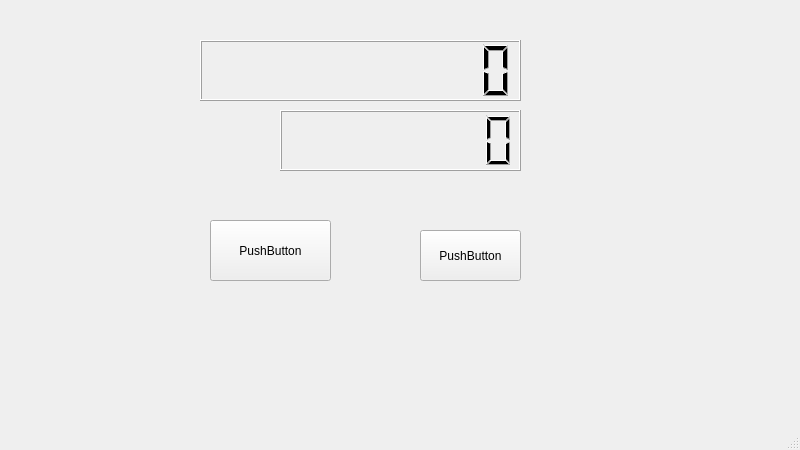
<?xml version="1.0" encoding="UTF-8"?>
<ui version="4.0">
 <class>time</class>
 <widget class="QMainWindow" name="time">
  <property name="geometry">
   <rect>
    <x>0</x>
    <y>0</y>
    <width>800</width>
    <height>450</height>
   </rect>
  </property>
  <property name="windowTitle">
   <string>MainWindow</string>
  </property>
  <widget class="QWidget" name="centralwidget">
   <widget class="QLCDNumber" name="lcdTime">
    <property name="geometry">
     <rect>
      <x>280</x>
      <y>110</y>
      <width>241</width>
      <height>61</height>
     </rect>
    </property>
    <property name="digitCount">
     <number>8</number>
    </property>
   </widget>
   <widget class="QLCDNumber" name="lcdDate">
    <property name="geometry">
     <rect>
      <x>200</x>
      <y>40</y>
      <width>321</width>
      <height>61</height>
     </rect>
    </property>
    <property name="digitCount">
     <number>10</number>
    </property>
   </widget>
   <widget class="QPushButton" name="pushButton">
    <property name="geometry">
     <rect>
      <x>210</x>
      <y>220</y>
      <width>121</width>
      <height>61</height>
     </rect>
    </property>
    <property name="text">
     <string>PushButton</string>
    </property>
   </widget>
   <widget class="QPushButton" name="pushButton_2">
    <property name="geometry">
     <rect>
      <x>420</x>
      <y>230</y>
      <width>101</width>
      <height>51</height>
     </rect>
    </property>
    <property name="text">
     <string>PushButton</string>
    </property>
   </widget>
  </widget>
  <widget class="QMenuBar" name="menubar">
   <property name="geometry">
    <rect>
     <x>0</x>
     <y>0</y>
     <width>800</width>
     <height>23</height>
    </rect>
   </property>
  </widget>
  <widget class="QStatusBar" name="statusbar"/>
 </widget>
 <resources/>
 <connections/>
</ui>
